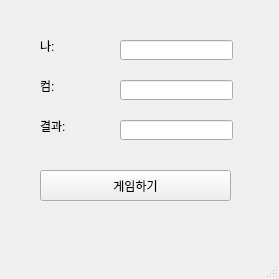
<?xml version="1.0" encoding="UTF-8"?>
<ui version="4.0">
 <class>MainWindow</class>
 <widget class="QMainWindow" name="MainWindow">
  <property name="geometry">
   <rect>
    <x>0</x>
    <y>0</y>
    <width>279</width>
    <height>279</height>
   </rect>
  </property>
  <property name="windowTitle">
   <string>MainWindow</string>
  </property>
  <widget class="QWidget" name="centralwidget">
   <widget class="QLabel" name="lbl_mine">
    <property name="geometry">
     <rect>
      <x>40</x>
      <y>40</y>
      <width>56</width>
      <height>12</height>
     </rect>
    </property>
    <property name="text">
     <string>나:</string>
    </property>
   </widget>
   <widget class="QLabel" name="lbl_com">
    <property name="geometry">
     <rect>
      <x>40</x>
      <y>80</y>
      <width>56</width>
      <height>12</height>
     </rect>
    </property>
    <property name="text">
     <string>컴:</string>
    </property>
   </widget>
   <widget class="QLabel" name="lbl_result">
    <property name="geometry">
     <rect>
      <x>40</x>
      <y>120</y>
      <width>56</width>
      <height>12</height>
     </rect>
    </property>
    <property name="text">
     <string>결과:</string>
    </property>
   </widget>
   <widget class="QLineEdit" name="le_mine">
    <property name="geometry">
     <rect>
      <x>120</x>
      <y>40</y>
      <width>113</width>
      <height>20</height>
     </rect>
    </property>
   </widget>
   <widget class="QLineEdit" name="le_com">
    <property name="geometry">
     <rect>
      <x>120</x>
      <y>80</y>
      <width>113</width>
      <height>20</height>
     </rect>
    </property>
   </widget>
   <widget class="QLineEdit" name="le_result">
    <property name="geometry">
     <rect>
      <x>120</x>
      <y>120</y>
      <width>113</width>
      <height>20</height>
     </rect>
    </property>
   </widget>
   <widget class="QPushButton" name="pb">
    <property name="geometry">
     <rect>
      <x>40</x>
      <y>170</y>
      <width>191</width>
      <height>31</height>
     </rect>
    </property>
    <property name="text">
     <string>게임하기</string>
    </property>
   </widget>
  </widget>
  <widget class="QMenuBar" name="menubar">
   <property name="geometry">
    <rect>
     <x>0</x>
     <y>0</y>
     <width>279</width>
     <height>21</height>
    </rect>
   </property>
  </widget>
  <widget class="QStatusBar" name="statusbar"/>
 </widget>
 <resources/>
 <connections/>
</ui>
